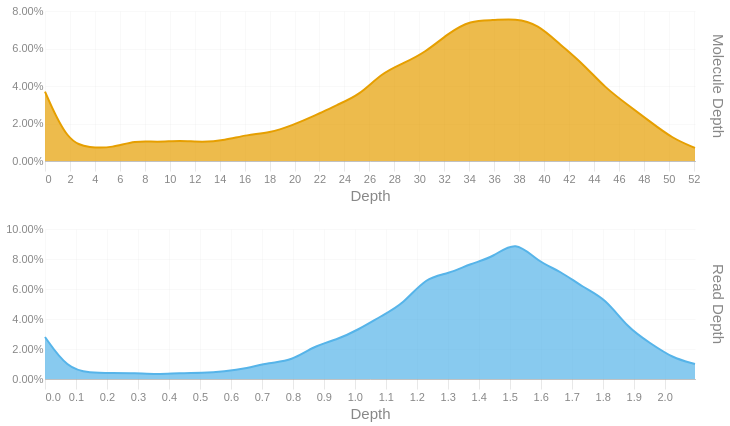

The notebook cell this image was saved under:
### Code cell
readdep = depth_hist(tb['Read Depth'], q99, 3)
readdep = readdep.with_columns(pl.lit('Read Depth').alias('Metric'))
if not SKIPLR:
    moldep = depth_hist(tb['Molecule Depth'], mol_q99, 1)
    moldep = moldep.with_columns(pl.lit('Molecule Depth').alias('Metric'))
    _hist = pl.concat([readdep, moldep])
    _hist = _hist.filter(pl.col('Proportion') != 0)
    with SafeRender(_hist):
        (
            alt.Chart(_hist)        
            .mark_area(interpolate = "basis")
            .encode(
                x=alt.X('Bin:Q').scale(domainMin=0).axis(alt.Axis(title='Depth')),
                y = alt.Y('Proportion:Q', title = None).axis(format = '.2%'),
                color = alt.Color('Metric:N').legend(None),
                row = alt.Row("Metric:N").header(title = None, labelOrient = 'right'),
                tooltip = [
                    alt.Tooltip("Metric:N", title = "Metric"),
                    alt.Tooltip('Interval:N', title = "Depth Interval"),
                    alt.Tooltip('Proportion:Q', title = "% Alignments").format('.2%')
                ]
            )
            .resolve_scale(x='independent', y='independent')
            .properties(
                height = 150, width = 650,
                usermeta={'embedOptions': {'downloadFileName': f'{samplename}.depth.hist'}}
            )
        ).display()
else:
    readdep = readdep.filter(pl.col('Proportion') != 0)
    with SafeRender(readdep):
        (
            alt.Chart(readdep)        
            .mark_area(interpolate = "basis")
            .encode(
                x=alt.X('Bin:Q').scale(domainMin=0).axis(alt.Axis(title='Depth')),
                y = alt.Y('Proportion:Q', title = None).axis(format = '.2%'),
                tooltip = [
                    alt.Tooltip('Interval:N', title = "Depth Interval"),
                    alt.Tooltip('Proportion:Q', title = "% Alignments").format('.2%')
                ]
            )
            .properties(
                usermeta={'embedOptions': {'downloadFileName': f'{samplename}.depth.hist'}}
            )
        ).display()

### Figure 1 — Vega-Lite specification as saved in the notebook (floating-point values rounded to 4 significant figures)
{"width": 650, "height": 150, "config": {"title": {"anchor": "start", "dy": -15, "fontSize": 18, "color": "#888888", "subtitleColor": "#888888", "subtitleFontSize": 14}, "arc": {"fill": "#0072B2"}, "axis": {"domainColor": "#888888", "domainWidth": 0.5, "gridWidth": 0.2, "grid": false, "titleFontWeight": 400, "titleFontSize": 15, "labelFontSize": 11, "labelColor": "#888888", "tickColor": "#888888", "tickWidth": 0.2, "titleColor": "#888888"}, "axisBand": {"grid": false}, "axisX": {"grid": true, "tickSize": 10, "domainCap": "round"}, "axisY": {"domain": false, "grid": true, "tickSize": 0, "domainCap": "round"}, "background": "transparent", "header": {"labelFontSize": 15, "labelColor": "#888888", "titleFontSize": 15, "titleFontWeight": 600, "titleColor": "#888888"}, "legend": {"labelFont": "sans-serif", "labelFontSize": 12, "labelColor": "#888888", "symbolSize": 100, "symbolType": "circle", "titleFontSize": 12, "titlePadding": 10, "titleColor": "#888888", "title": null}, "range": {"category": ["#E69F00", "#56B4E9", "#009E73", "#F0E442", "#0072B2", "#D55E00", "#CC79A7", "#000000"], "diverging": ["#cfe8f3", "#a2d4ec", "#73bfe2", "#46abdb", "#1696d2", "#12719e"]}, "area": {"fill": "#0072B2", "fillOpacity": 0.7, "line": true, "strokeOpacity": 0.7}, "line": {"color": "#0072B2", "stroke": "#0072B2", "strokeWidth": 2}, "trail": {"color": "#0072B2", "stroke": "#0072B2", "strokeWidth": 0, "size": 1}, "point": {"filled": true, "fillOpacity": 1.0, "size": 95}, "text": {"color": "#888888", "fontSize": 11, "align": "right", "fontWeight": 400, "size": 11}, "bar": {"fill": "#0072B2", "stroke": null}, "view": {"stroke": null, "continuousWidth": 660, "continuousHeight": 400}}, "data": {"name": "data-769d8ae7dc95d14d91d23c98ab73f3a7"}, "mark": {"type": "area", "interpolate": "basis"}, "encoding": {"color": {"field": "Metric", "legend": null, "type": "nominal"}, "row": {"field": "Metric", "header": {"title": null, "labelOrient": "right"}, "type": "nominal"}, "tooltip": [{"field": "Metric", "title": "Metric", "type": "nominal"}, {"field": "Interval", "title": "Depth Interval", "type": "nominal"}, {"field": "Proportion", "format": ".2%", "title": "% Alignments", "type": "quantitative"}], "x": {"axis": {"title": "Depth"}, "field": "Bin", "scale": {"domainMin": 0}, "type": "quantitative"}, "y": {"axis": {"format": ".2%"}, "field": "Proportion", "title": null, "type": "quantitative"}}, "resolve": {"scale": {"x": "independent", "y": "independent"}}, "usermeta": {"embedOptions": {"downloadFileName": "S3_Palmer_538.depth.hist"}}, "$schema": "https://vega.github.io/schema/vega-lite/v6.1.0.json", "datasets": {"data-769d8ae7dc95d14d91d23c98ab73f3a7": [{"Bin": 0.0, "Interval": "0.0-0.072", "Proportion": 0.028, "Metric": "Read Depth"}, {"Bin": 0.072, "Interval": "0.072-0.145", "Proportion": 0.007, "Metric": "Read Depth"}, {"Bin": 0.145, "Interval": "0.145-0.217", "Proportion": 0.004, "Metric": "Read Depth"}, {"Bin": 0.217, "Interval": "0.217-0.289", "Proportion": 0.004, "Metric": "Read Depth"}, {"Bin": 0.289, "Interval": "0.289-0.362", "Proportion": 0.004, "Metric": "Read Depth"}, {"Bin": 0.362, "Interval": "0.362-0.434", "Proportion": 0.003, "Metric": "Read Depth"}, {"Bin": 0.434, "Interval": "0.434-0.506", "Proportion": 0.004, "Metric": "Read Depth"}, {"Bin": 0.506, "Interval": "0.506-0.579", "Proportion": 0.004, "Metric": "Read Depth"}, {"Bin": 0.579, "Interval": "0.579-0.651", "Proportion": 0.005, "Metric": "Read Depth"}, {"Bin": 0.651, "Interval": "0.651-0.723", "Proportion": 0.007, "Metric": "Read Depth"}, {"Bin": 0.723, "Interval": "0.723-0.796", "Proportion": 0.011, "Metric": "Read Depth"}, {"Bin": 0.796, "Interval": "0.796-0.868", "Proportion": 0.012, "Metric": "Read Depth"}, {"Bin": 0.868, "Interval": "0.868-0.94", "Proportion": 0.022, "Metric": "Read Depth"}, {"Bin": 0.94, "Interval": "0.94-1.013", "Proportion": 0.026, "Metric": "Read Depth"}, {"Bin": 1.013, "Interval": "1.013-1.085", "Proportion": 0.033, "Metric": "Read Depth"}, {"Bin": 1.085, "Interval": "1.085-1.157", "Proportion": 0.042, "Metric": "Read Depth"}, {"Bin": 1.157, "Interval": "1.157-1.23", "Proportion": 0.05, "Metric": "Read Depth"}, {"Bin": 1.23, "Interval": "1.23-1.302", "Proportion": 0.068, "Metric": "Read Depth"}, {"Bin": 1.302, "Interval": "1.302-1.374", "Proportion": 0.07, "Metric": "Read Depth"}, {"Bin": 1.374, "Interval": "1.374-1.447", "Proportion": 0.077, "Metric": "Read Depth"}, {"Bin": 1.447, "Interval": "1.447-1.519", "Proportion": 0.081, "Metric": "Read Depth"}, {"Bin": 1.519, "Interval": "1.519-1.591", "Proportion": 0.093, "Metric": "Read Depth"}, {"Bin": 1.591, "Interval": "1.591-1.664", "Proportion": 0.078, "Metric": "Read Depth"}, {"Bin": 1.664, "Interval": "1.664-1.736", "Proportion": 0.072, "Metric": "Read Depth"}, {"Bin": 1.736, "Interval": "1.736-1.808", "Proportion": 0.061, "Metric": "Read Depth"}, {"Bin": 1.808, "Interval": "1.808-1.881", "Proportion": 0.054, "Metric": "Read Depth"}, {"Bin": 1.881, "Interval": "1.881-1.953", "Proportion": 0.034, "Metric": "Read Depth"}, {"Bin": 1.953, "Interval": "1.953-2.025", "Proportion": 0.024, "Metric": "Read Depth"}, {"Bin": 2.025, "Interval": "2.025-2.098", "Proportion": 0.014, "Metric": "Read Depth"}, {"Bin": 2.098, "Interval": "2.098-2.17", "Proportion": 0.01, "Metric": "Read Depth"}, {"Bin": 0.0, "Interval": "0.0-1.8", "Proportion": 0.037, "Metric": "Molecule Depth"}, {"Bin": 1.8, "Interval": "1.8-3.6", "Proportion": 0.01, "Metric": "Molecule Depth"}, {"Bin": 3.6, "Interval": "3.6-5.4", "Proportion": 0.007, "Metric": "Molecule Depth"}, {"Bin": 5.4, "Interval": "5.4-7.2", "Proportion": 0.007, "Metric": "Molecule Depth"}, {"Bin": 7.2, "Interval": "7.2-9.0", "Proportion": 0.011, "Metric": "Molecule Depth"}, {"Bin": 9.0, "Interval": "9.0-10.8", "Proportion": 0.01, "Metric": "Molecule Depth"}, {"Bin": 10.8, "Interval": "10.8-12.6", "Proportion": 0.011, "Metric": "Molecule Depth"}, {"Bin": 12.6, "Interval": "12.6-14.4", "Proportion": 0.01, "Metric": "Molecule Depth"}, {"Bin": 14.4, "Interval": "14.4-16.2", "Proportion": 0.011, "Metric": "Molecule Depth"}, {"Bin": 16.2, "Interval": "16.2-18.0", "Proportion": 0.014, "Metric": "Molecule Depth"}, {"Bin": 18.0, "Interval": "18.0-19.8", "Proportion": 0.015, "Metric": "Molecule Depth"}, {"Bin": 19.8, "Interval": "19.8-21.6", "Proportion": 0.019, "Metric": "Molecule Depth"}, {"Bin": 21.6, "Interval": "21.6-23.4", "Proportion": 0.024, "Metric": "Molecule Depth"}, {"Bin": 23.4, "Interval": "23.4-25.2", "Proportion": 0.03, "Metric": "Molecule Depth"}, {"Bin": 25.2, "Interval": "25.2-27.0", "Proportion": 0.035, "Metric": "Molecule Depth"}, {"Bin": 27.0, "Interval": "27.0-28.7", "Proportion": 0.047, "Metric": "Molecule Depth"}, {"Bin": 28.7, "Interval": "28.7-30.5", "Proportion": 0.052, "Metric": "Molecule Depth"}, {"Bin": 30.5, "Interval": "30.5-32.3", "Proportion": 0.058, "Metric": "Molecule Depth"}, {"Bin": 32.3, "Interval": "32.3-34.1", "Proportion": 0.068, "Metric": "Molecule Depth"}, {"Bin": 34.1, "Interval": "34.1-35.9", "Proportion": 0.075, "Metric": "Molecule Depth"}, {"Bin": 35.9, "Interval": "35.9-37.7", "Proportion": 0.075, "Metric": "Molecule Depth"}, {"Bin": 37.7, "Interval": "37.7-39.5", "Proportion": 0.076, "Metric": "Molecule Depth"}, {"Bin": 39.5, "Interval": "39.5-41.3", "Proportion": 0.073, "Metric": "Molecule Depth"}, {"Bin": 41.3, "Interval": "41.3-43.1", "Proportion": 0.062, "Metric": "Molecule Depth"}, {"Bin": 43.1, "Interval": "43.1-44.9", "Proportion": 0.052, "Metric": "Molecule Depth"}, {"Bin": 44.9, "Interval": "44.9-46.7", "Proportion": 0.039, "Metric": "Molecule Depth"}, {"Bin": 46.7, "Interval": "46.7-48.5", "Proportion": 0.03, "Metric": "Molecule Depth"}, {"Bin": 48.5, "Interval": "48.5-50.3", "Proportion": 0.021, "Metric": "Molecule Depth"}, {"Bin": 50.3, "Interval": "50.3-52.1", "Proportion": 0.012, "Metric": "Molecule Depth"}, {"Bin": 52.1, "Interval": "52.1-53.9", "Proportion": 0.007, "Metric": "Molecule Depth"}]}}
